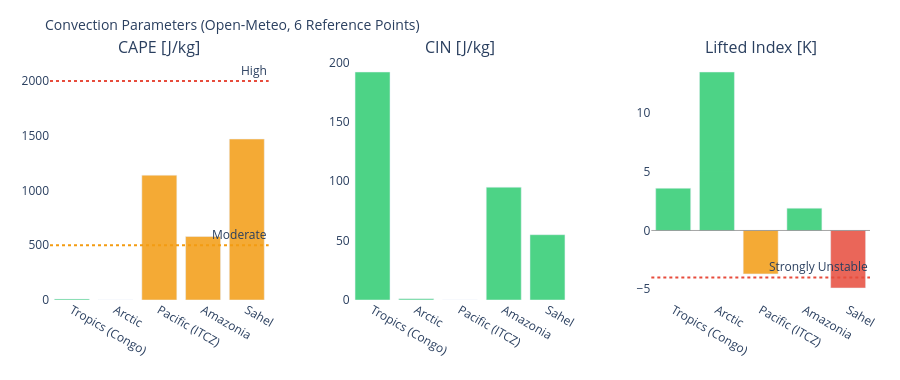

The code cell stored with this chart in its notebook:
### Markdown cell above
---
## 3. Visualizations

### Code cell
# ============================================================
# CAPE / CIN / LIFTED INDEX – Convection potential
# ============================================================

if not df_atm.empty:
    fig = make_subplots(
        rows=1, cols=3,
        subplot_titles=['CAPE [J/kg]', 'CIN [J/kg]', 'Lifted Index [K]'],
        horizontal_spacing=0.1
    )
    pts = df_atm['point'].tolist()
    pt_colors = ['#E85D24','#185FA5','#888780','#378ADD','#639922','#F2A623']

    # CAPE – höher = mehr Gewitterpotential
    cape_vals = df_atm['cape'].fillna(0).tolist()
    cape_colors = ['#e74c3c' if v > 2000 else '#f39c12' if v > 500 else '#2ecc71'
                   for v in cape_vals]
    fig.add_trace(go.Bar(x=pts, y=cape_vals, marker_color=cape_colors,
                         opacity=0.85, showlegend=False), row=1, col=1)
    fig.add_hline(y=2000, line_dash='dot', line_color='#e74c3c',
                  annotation_text='High', row=1, col=1)
    fig.add_hline(y=500,  line_dash='dot', line_color='#f39c12',
                  annotation_text='Moderate', row=1, col=1)

    # CIN – negativer = stärker gedeckelt (weniger Auslöse)
    cin_vals = df_atm['cin'].fillna(0).tolist()
    cin_colors = ['#e74c3c' if v < -200 else '#f39c12' if v < -50 else '#2ecc71'
                  for v in cin_vals]
    fig.add_trace(go.Bar(x=pts, y=cin_vals, marker_color=cin_colors,
                         opacity=0.85, showlegend=False), row=1, col=2)

    # Lifted Index – negativ = instabil
    li_vals = df_atm['li'].fillna(0).tolist()
    li_colors = ['#e74c3c' if v < -4 else '#f39c12' if v < 0 else '#2ecc71'
                 for v in li_vals]
    fig.add_trace(go.Bar(x=pts, y=li_vals, marker_color=li_colors,
                         opacity=0.85, showlegend=False), row=1, col=3)
    fig.add_hline(y=0, line_color='gray', line_width=0.7, row=1, col=3)
    fig.add_hline(y=-4, line_dash='dot', line_color='#e74c3c',
                  annotation_text='Strongly Unstable', row=1, col=3)

    fig.update_layout(
        title=dict(text='Convection Parameters (Open-Meteo, 6 Reference Points)', font=dict(size=14)),
        height=380, plot_bgcolor='rgba(0,0,0,0)', paper_bgcolor='rgba(0,0,0,0)',
        margin=dict(l=50, r=30, t=60, b=80)
    )
    fig.update_xaxes(tickangle=30)
    fig.show()

### Figure 1 — Plotly figure (JSON) as saved in the notebook; plotly's stock layout.template omitted (floating-point values rounded to 4 significant figures)
{"data": [{"marker": {"color": ["#2ecc71", "#2ecc71", "#f39c12", "#f39c12", "#f39c12"]}, "opacity": 0.85, "showlegend": false, "type": "bar", "x": ["Tropics (Congo)", "Arctic", "Pacific (ITCZ)", "Amazonia", "Sahel"], "xaxis": "x", "y": [10.0, 0.0, 1140.0, 580.0, 1470.0], "yaxis": "y"}, {"marker": {"color": ["#2ecc71", "#2ecc71", "#2ecc71", "#2ecc71", "#2ecc71"]}, "opacity": 0.85, "showlegend": false, "type": "bar", "x": ["Tropics (Congo)", "Arctic", "Pacific (ITCZ)", "Amazonia", "Sahel"], "xaxis": "x2", "y": [192.0, 1.0, 0.0, 95.0, 55.0], "yaxis": "y2"}, {"marker": {"color": ["#2ecc71", "#2ecc71", "#f39c12", "#2ecc71", "#e74c3c"]}, "opacity": 0.85, "showlegend": false, "type": "bar", "x": ["Tropics (Congo)", "Arctic", "Pacific (ITCZ)", "Amazonia", "Sahel"], "xaxis": "x3", "y": [3.6, 13.5, -3.7, 1.9, -4.9], "yaxis": "y3"}], "layout": {"annotations": [{"font": {"size": 16}, "showarrow": false, "text": "CAPE [J/kg]", "x": 0.1333, "xanchor": "center", "xref": "paper", "y": 1.0, "yanchor": "bottom", "yref": "paper"}, {"font": {"size": 16}, "showarrow": false, "text": "CIN [J/kg]", "x": 0.5, "xanchor": "center", "xref": "paper", "y": 1.0, "yanchor": "bottom", "yref": "paper"}, {"font": {"size": 16}, "showarrow": false, "text": "Lifted Index [K]", "x": 0.8667, "xanchor": "center", "xref": "paper", "y": 1.0, "yanchor": "bottom", "yref": "paper"}, {"showarrow": false, "text": "High", "x": 1, "xanchor": "right", "xref": "x domain", "y": 2000, "yanchor": "bottom", "yref": "y"}, {"showarrow": false, "text": "Moderate", "x": 1, "xanchor": "right", "xref": "x domain", "y": 500, "yanchor": "bottom", "yref": "y"}, {"showarrow": false, "text": "Strongly Unstable", "x": 1, "xanchor": "right", "xref": "x3 domain", "y": -4, "yanchor": "bottom", "yref": "y3"}], "height": 380, "margin": {"b": 80, "l": 50, "r": 30, "t": 60}, "paper_bgcolor": "rgba(0,0,0,0)", "plot_bgcolor": "rgba(0,0,0,0)", "shapes": [{"line": {"color": "#e74c3c", "dash": "dot"}, "type": "line", "x0": 0, "x1": 1, "xref": "x domain", "y0": 2000, "y1": 2000, "yref": "y"}, {"line": {"color": "#f39c12", "dash": "dot"}, "type": "line", "x0": 0, "x1": 1, "xref": "x domain", "y0": 500, "y1": 500, "yref": "y"}, {"line": {"color": "gray", "width": 0.7}, "type": "line", "x0": 0, "x1": 1, "xref": "x3 domain", "y0": 0, "y1": 0, "yref": "y3"}, {"line": {"color": "#e74c3c", "dash": "dot"}, "type": "line", "x0": 0, "x1": 1, "xref": "x3 domain", "y0": -4, "y1": -4, "yref": "y3"}], "title": {"font": {"size": 14}, "text": "Convection Parameters (Open-Meteo, 6 Reference Points)"}, "xaxis": {"anchor": "y", "domain": [0.0, 0.2667], "tickangle": 30}, "xaxis2": {"anchor": "y2", "domain": [0.3667, 0.6333], "tickangle": 30}, "xaxis3": {"anchor": "y3", "domain": [0.7333, 1.0], "tickangle": 30}, "yaxis": {"anchor": "x", "domain": [0.0, 1.0]}, "yaxis2": {"anchor": "x2", "domain": [0.0, 1.0]}, "yaxis3": {"anchor": "x3", "domain": [0.0, 1.0]}}}
